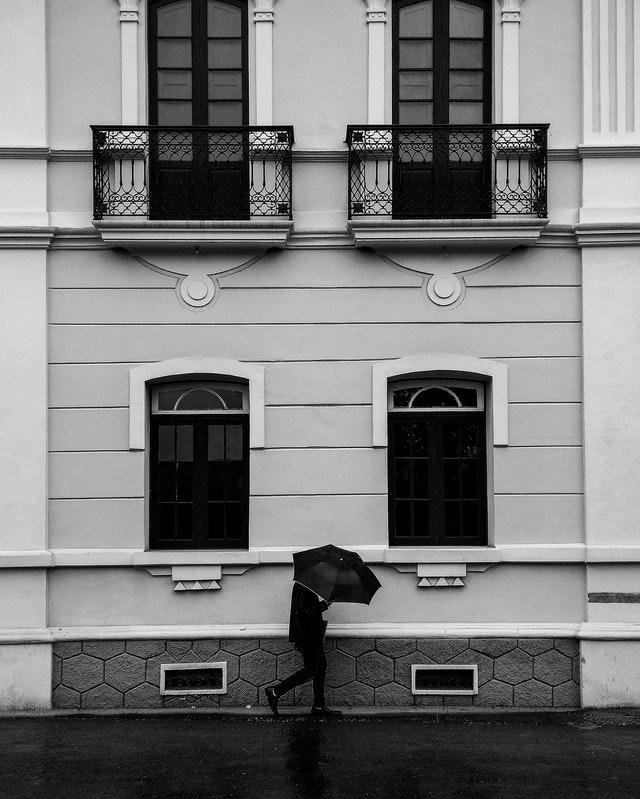
#> input picture Task2_MorpOperation/task_2.jpeg, 640 x 799 px
$ python task2_Tarsyer.py
#> lines starting #> are read from the running program, lines starting #| are printed output that depends on the picture
# Mr.SP2
# task2---> morphological operations on image (erosion,tophat,blackhat)
# import all needed


import cv2
import numpy as np
# import os : if we have to save or get output

# path = # provide path to save output

img = cv2.imread('task_2.jpeg', 0)
#> img is the input picture: shape (799, 640); min 0, max 255, mean 121.2
kernel = np.ones((5, 5), np.uint8)

# Morphological Operations
img_erosion = cv2.erode(img, kernel, iterations=1)
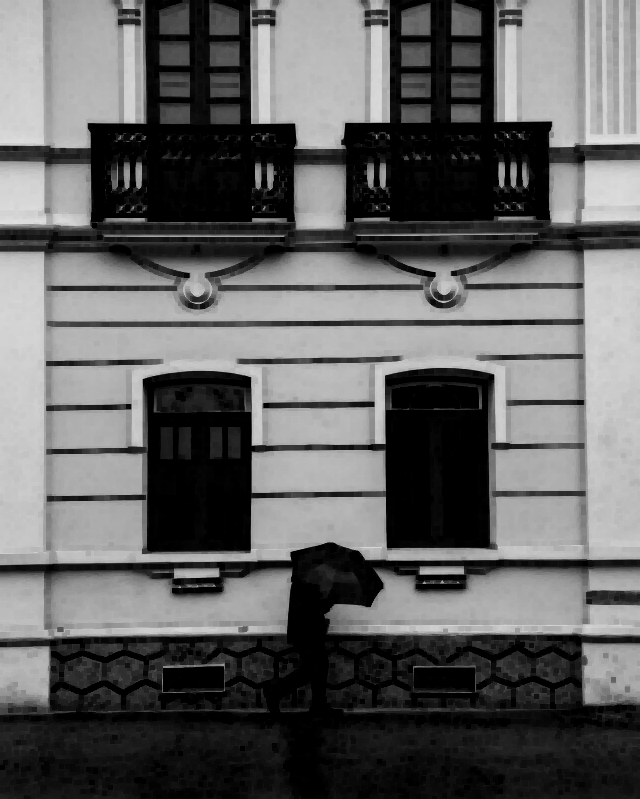
#> img_erosion: shape (799, 640); min 0, max 226, mean 97.1
# img_boundary = cv2.morphologyEx(img, cv2.MORPH_GRADIENT, kernel)
blackhat = cv2.morphologyEx(img, cv2.MORPH_BLACKHAT, kernel)
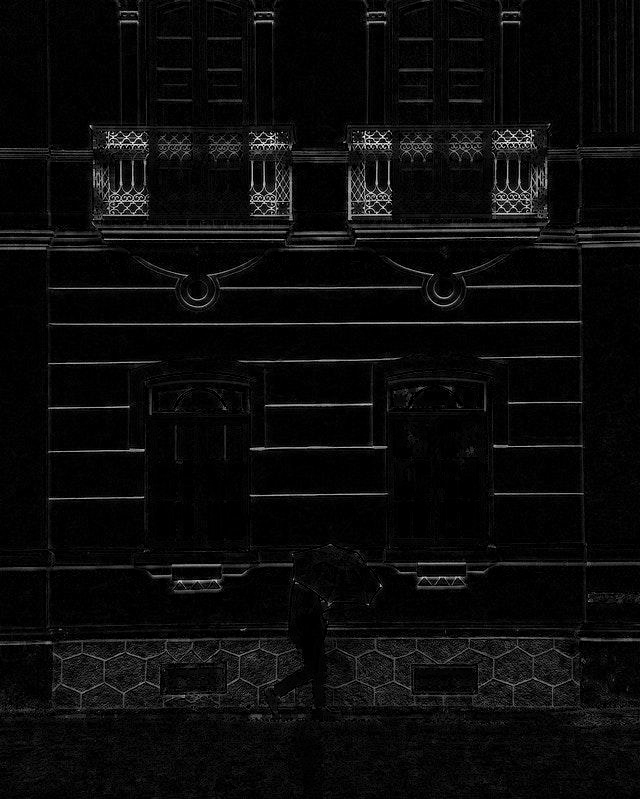
#> blackhat: shape (799, 640); min 0, max 254, mean 10.8
tophat = cv2.morphologyEx(img, cv2.MORPH_TOPHAT, kernel)
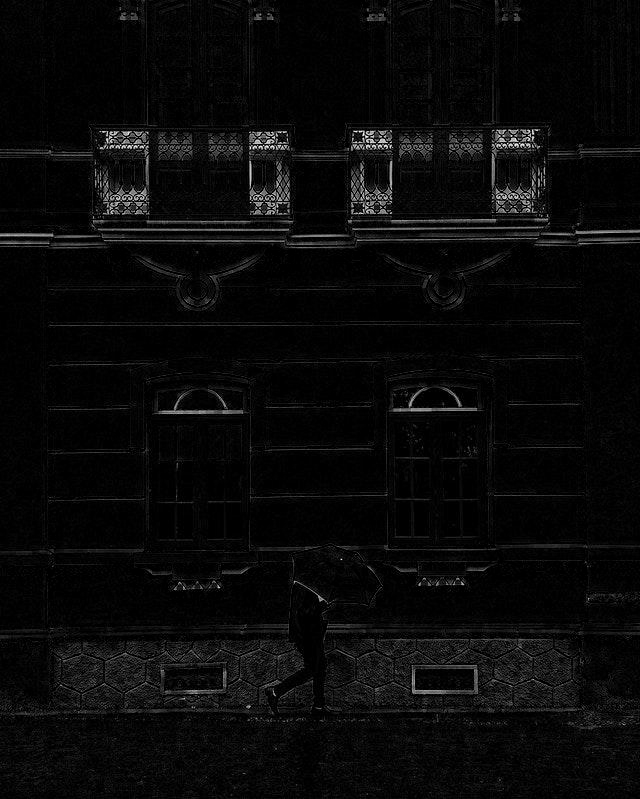
#> tophat: shape (799, 640); min 0, max 255, mean 9.4

# output image (original)
cv2.imshow('Input', img)

# Erosion
cv2.imshow('Erosion', img_erosion)


#tophat
cv2.imshow('Tophat', tophat)


# # Gradient (Boundary)
# cv2.imshow('Boundary', img_boundary)

# Blackhat
cv2.imshow('blackhat', blackhat)


cv2.waitKey(0)
